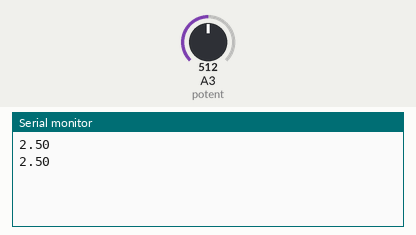
This sketch was run on a simulated Arduino Uno, built with avr-gcc and run on an emulated ATmega328P. On the bench: the last lines printed to the serial monitor. The test bench sets the inputs (shaded band); at power-on: A3 (potent) = 512.

Above: at 1.5 s.
1.6 s: A3 (potent) set to 716
At 1.6 s:
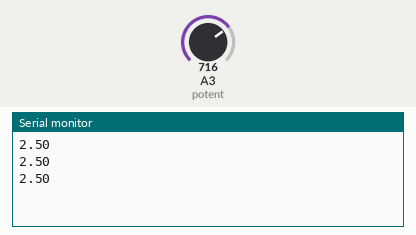
3.1 s: A3 (potent) set to 900
At 3.1 s:
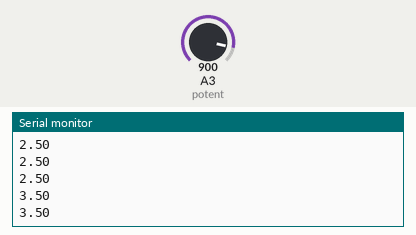
Timing chart, 0 to 6.1 s (numbered marks = the images above; inputs shaded):
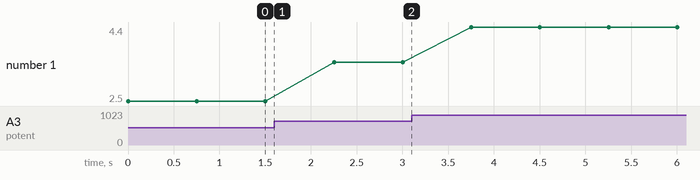

Measured:
- plotted number 1: 2.5 → 3.5 after the input at 1.6 s, 3.5 → 4.4 after the input at 3.1 s

The sketch:

Potentiometer.ino
```cpp
int waitT = 750;
int potent = A3;
int readVal;
float V2;
void setup() {
  // put your setup code here, to run once:
  pinMode(potent , INPUT);
  Serial.begin(9600);
}

void loop() {
  // put your main code here, to run repeatedly:
  readVal = analogRead(potent);
  V2 = (5./1023.)*readVal;
  Serial.println(V2);
  delay(waitT);
}
```
